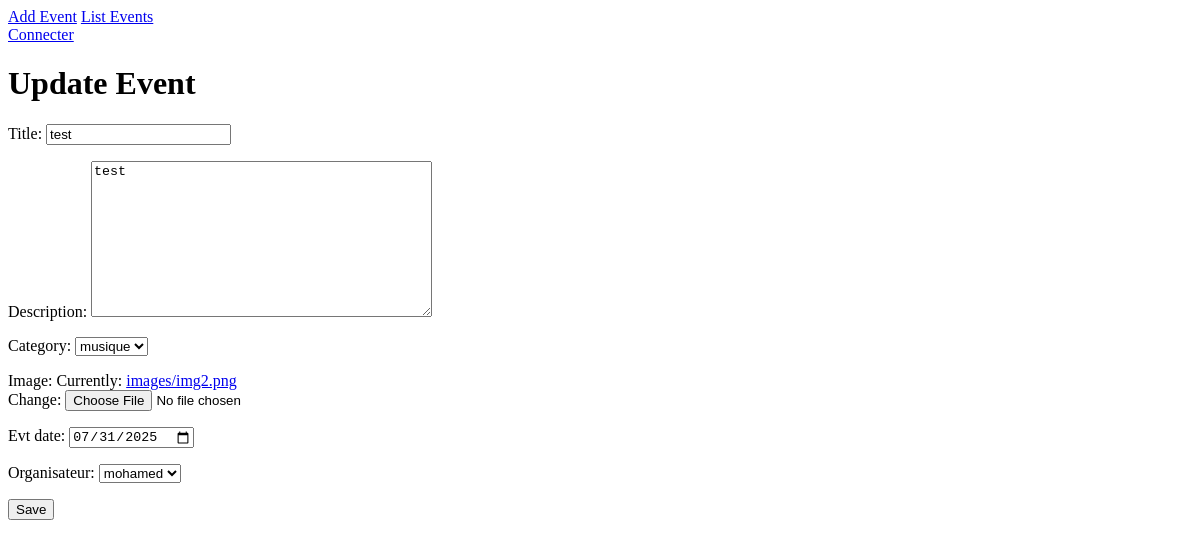
Before: /event/update/5 with the older database file.
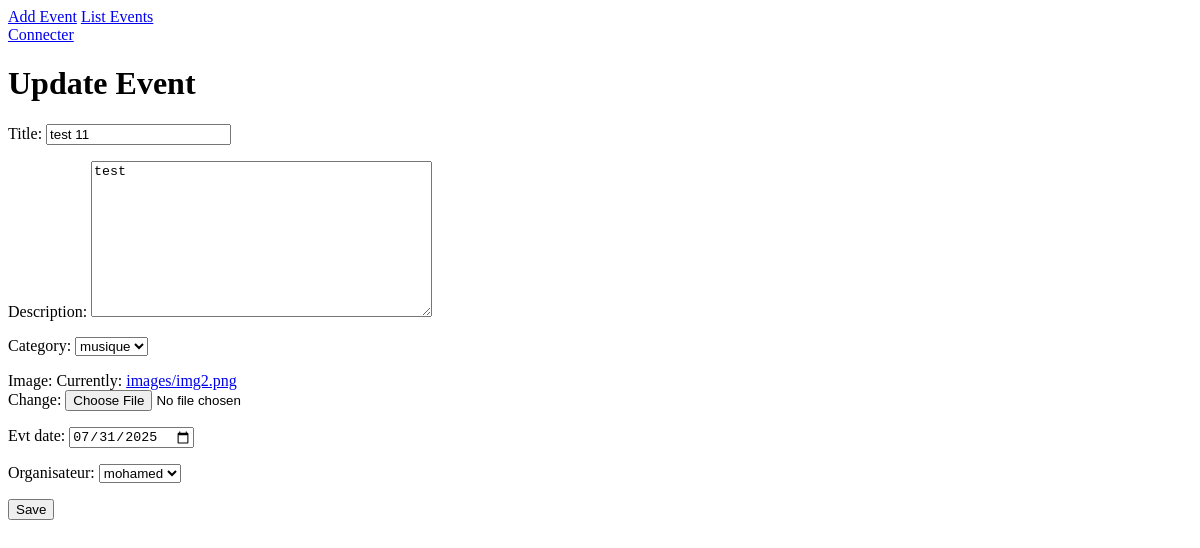
After: the same page with the newer database file.
### Event/models.py (models this page shows, shortened)
class Event(models.Model):
    title=models.CharField(max_length=30)
    description=models.TextField()
    category =models.CharField(choices=category_list ,max_length=20)
    image = models.ImageField(null=True , upload_to='images')
    state= models.BooleanField(default=True)
    nbr_participants= models.IntegerField(null=True)
    evt_date= models.DateTimeField()
    creation_date=models.DateTimeField(auto_now_add=True)
    updated_date=models.DateTimeField(auto_now=True)
    organisateur = models.ForeignKey(Person, on_delete=models.SET_NULL , null=True)
    participant= models.ManyToManyField(Person, through="Participants" , related_name="participant")
    class Meta:
        constraints=[models.CheckConstraint(check=models.Q(evt_date__gt = datetime.now()) , name="Please check the event date")]

### Event/views.py (the view)
# urls.py: path('update/<int:pk>', UpdateEvent.as_view(), name="updateEvent")
class UpdateEvent(UpdateView):
     model=Event
     form_class= EventForm
     template_name="event/update.html"
     success_url=reverse_lazy('list')

### Event/forms.py
class EventForm(ModelForm):
    class Meta:
        model=Event
        fields = '__all__'
        widgets={'evt_date':DateInput()}
        exclude=('nbr_participants','state','participant',)

### Template/event/update.html (shortened to what this page needs)
{% extends 'base.html' %}
{% block body %}
<h1>Update Event</h1>
<form action="" method="post" enctype="multipart/form-data">
    {{form.as_p}}
    <input type="submit" value="Save">
</form>
{% endblock %}

Changed rows visible on the page:
changed Event "test": title "test" → "test 11"
